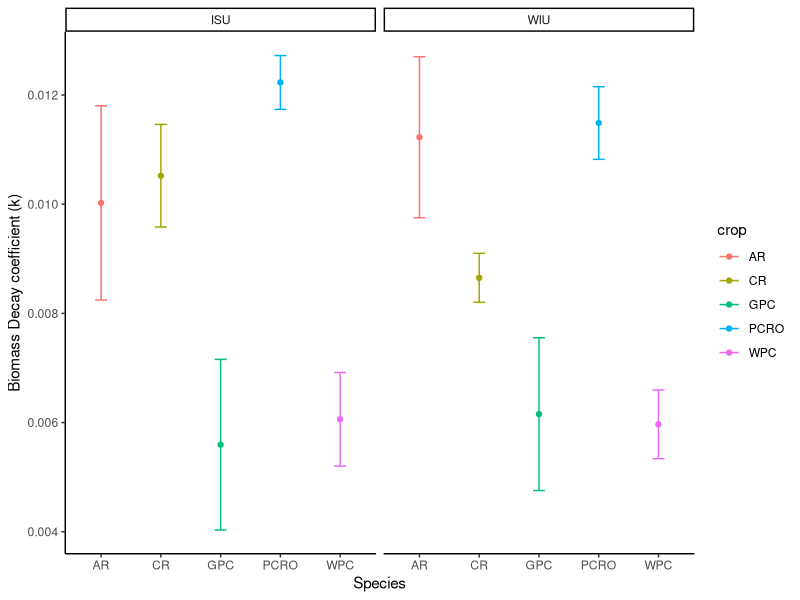

This figure's R source:
# LIBRARIES ----
library(tidyverse)
library(broom)
library(patchwork)

# READ IN THE DATA ----
decomp.df <- read_csv("output/pct remaining data.csv") %>% 
  arrange(location, crop, block, days)

# # REMOVE NA VALUES ----
# decomp.df <- decomp.df %>%
#   group_by(location, crop, block) %>%
#   mutate(across(c(forage_pct_remain, forage_pct_n_remain, forage_pct_c_remain,
#                   tea_pct_remain, tea_pct_n_remain, tea_pct_c_remain), 
#                 ~ replace_na(., mean(., na.rm = TRUE)))) %>%
#   ungroup()

# interpolate data from the prior value to the next value to fill missing na values using the na.approx function from the zoo package
decomp.df <- decomp.df %>%
  group_by(location, crop, block) %>%
  mutate(across(c(forage_pct_remain, forage_pct_n_remain, forage_pct_c_remain,
                  tea_pct_remain, tea_pct_n_remain, tea_pct_c_remain), 
                ~ zoo::na.approx(., na.rm = FALSE))) %>%
  ungroup()


# FIT THE MODELS ----

# forage
# do a negative exponential regression using SSasymp funciton to get all parameters of the mode for the f.df dataframe
# Asym is the asymptote, R0 is the y-intercept, and lrc is the rate of change
# the SSasymp function is a self-starting model that uses the asymptote, y-intercept, and rate of change to fit the model


# need to nest the data by location, crop, and block to fit the model to each group
nested_stats.df <- decomp.df %>%
   filter(crop %in% c("GPC", "WPC", "AR", "CR", "PCRO")) %>%
  nest(data = -c(location, crop, block)) %>% 
  mutate(
    fit = map(data, ~nls(forage_pct_remain ~ 100 * exp(-k*days), trace =TRUE, 
                         start = list(k=0.006), 
                         data = .x)))

# pull out fitted values for analysis
summary_stats.df <- nested_stats.df %>% 
  mutate(tidied = map(fit, tidy)) %>% 
  unnest(tidied)
  
# arrange to be able to read easier by crop, block site
summary_stats.df <- summary_stats.df %>% 
  arrange(crop, block, location)

# only the k values
k_summary.df <- summary_stats.df %>% 
  select (crop, block, location, term, estimate, std.error, statistic, p.value) 


# PLOTTING ----
# plot the values ----
biomass.plot <- k_summary.df %>% 
  ggplot(aes(crop, estimate, color=crop))+
  stat_summary(fun = mean, na.rm = TRUE, geom = "point") +
  stat_summary(fun.data = mean_se, na.rm = TRUE, 
               geom = "errorbar", width=.2) +
  labs(x="Species", y="Biomass Decay coefficient (k)") +
  theme_classic() +
  facet_grid(.~location)

biomass.plot
